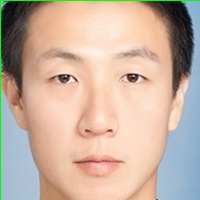
#> input picture YeragoClassifiaction/1face/Almonds/YH006_face.jpg, 200 x 200 px; its folder holds 4 pictures in this run
$ python dbn_module.py   (Python 2 division)
#> lines starting #> are read from the running program, lines starting #| are printed output that depends on the picture
### dbn_head.py
# -*- coding: utf-8 -*-
import numpy as np
import cPickle
import glob
import shutil
import csv
from logicLibrary import *

# open data and translate it as dictionary data type
# [5 lines left out: function unpickle, not called in this run]

# collect images <.jpg>file, in dir_path, and attach label if user wants
def collect_images(dict, dir_path, label_addition, label_name):
    images = glob.glob(dir_path + '/*.jpg')
    # add a new label and make a dictionary type list
    if label_addition is True:
        for image_dir in images:
            image = cv2.imread(image_dir)
            array = cvt_BGR_to_array(image, 32, 32)
            array = np.asarray(array)
            dict['data'].append(array)
            dict['labels'].append(label_name)
        return dict
    # return list of <.jpg> file list
    else:
        return images

# read images in the folder and seperate images to eyes, noses, mouth
# [170 lines left out: functions image_separation, move_items_to_folders, cvt_array_to_BGR, not called in this run]

def cvt_BGR_to_array(BGR, width, height):
    # BGR to RGB array
    array = []
    crop_image = cv2.resize(BGR, (width, height))
    # Save Red Color
    for row in range(width):
        for col in range(height):
            array.append(crop_image[row][col][2])
    # Save Green Color
    for row in range(width):
        for col in range(height):
            array.append(crop_image[row][col][1])
    # Save Blue Color
    for row in range(width):
        for col in range(height):
            array.append(crop_image[row][col][0])
    return array

# Save Dictonary to <filename.csv> file
# [6 lines left out: function save_dictionary, not called in this run]

# convert it to java dictonary type
def cvt_tastable_set(dict):
    data_train = np.vstack([dict['data']])
    labels_train = np.hstack([dict['labels']])
    return data_train, labels_train

### dbn_module.py
# -*- coding: utf-8 -*-
"""
    <Deep Belief Network in python>
    - url: http://www.pyimagesearch.com/2014/09/22/getting-started-deep-learning-python/
    - author: Jaehyun Ahn (jaehyunahn@sogang.ac.kr)
"""
from sklearn.metrics import classification_report
from sklearn.metrics import confusion_matrix
from sklearn import datasets
from nolearn.dbn import DBN
from dbn_head import *

print "Checking the data..."

"""
    <SEPARATION Eyes, Nose, Mouth>
     - separates target's facial features and save it to different folders
     - collect_images( dictonary, path, attach_label, label_name)
             if attach_label is True,
                return dictionary list of image files
             else
                return list of image files
    - image_separation(DIR)
            read image folder and detect & crop save into separate folder
"""
# [10 lines of commented-out code are left out]

"""
    <ADD LABEL and CONVERT IMAGES to ARRAY>
    - to use data for Deep, we have to change images to 32 x 32 image size and
        a single line nparray type.
    - data_list = {'data': 3(RGB) * 1024(32 x 32 size) single array's list,
                            'label': array's label }
            (files' length * 3072)
"""
# Itialize data set for line 39.
image_list = []
label_index = []
data_list = {'labels': label_index, 'data': image_list}

# Call collect_images and add a label
i = 0
train = data_list
# FACE
train = collect_images(
    dict=train,
    dir_path='./YeragoClassifiaction/1face/Almonds',
    label_addition=True,
    label_name=0)
#> in collect_images, image is the input picture: shape (200, 200, 3); mean B, G, R 160.4, 176.1, 199.4
#> in cvt_BGR_to_array, `crop_image = cv2.resize(BGR, (width, height))`:
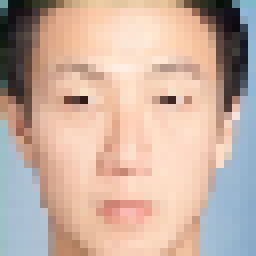
#> crop_image: shape (32, 32, 3) (shown 8 times larger); mean B, G, R 161.5, 175.3, 200.5
#> after the loop in cvt_BGR_to_array, `for row in range(width):`: array = 1024 values, max 255 at index 114, min 8 at index 1, mean 200.5
#> after the loop in cvt_BGR_to_array, `for row in range(width):`: array = 2048 values, max 255 at index 114, min 8 at index 1, mean 187.9
#> after the loop in cvt_BGR_to_array, `for row in range(width):`: array = 3072 values, max 255 at index 114, min 6 at index 2075, mean 179.1
#> pass 2 of the loop in collect_images, `for image_dir in images:`:
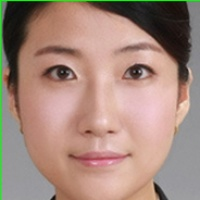
#> input picture YeragoClassifiaction/1face/Almonds/YH144_face.jpg, 200 x 200 px
#> in collect_images, image is the input picture: shape (200, 200, 3); mean B, G, R 124.6, 136.8, 164.9
#> in cvt_BGR_to_array (call 2), `crop_image = cv2.resize(BGR, (width, height))`:
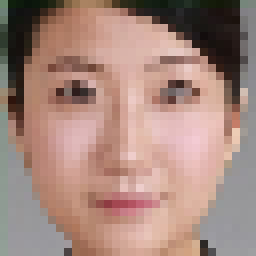
#> crop_image: shape (32, 32, 3) (shown 8 times larger); mean B, G, R 125, 135.1, 165.4
#> after the loop in cvt_BGR_to_array (call 2), `for row in range(width):`: array = 1024 values, max 243 at index 568, min 10 at index 3, mean 165.4
#> after the loop in cvt_BGR_to_array (call 2), `for row in range(width):`: array = 2048 values, max 243 at index 568, min 10 at index 3, mean 150.3
#> after the loop in cvt_BGR_to_array (call 2), `for row in range(width):`: array = 3072 values, max 243 at index 568, min 8 at index 2075, mean 141.9
#> pass 3 of the loop in collect_images, `for image_dir in images:`:
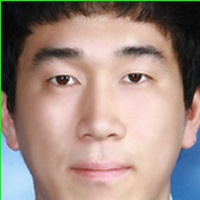
#> input picture YeragoClassifiaction/1face/Almonds/YH212_face.jpg, 200 x 200 px
#> in collect_images, image is the input picture: shape (200, 200, 3); mean B, G, R 130.6, 139.6, 160.1
#> in cvt_BGR_to_array (call 3), `crop_image = cv2.resize(BGR, (width, height))`:
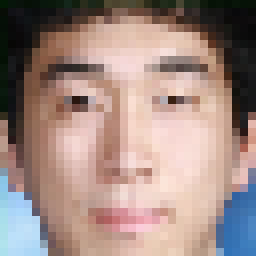
#> crop_image: shape (32, 32, 3) (shown 8 times larger); mean B, G, R 130.6, 137.6, 160.1
#> after the loop in cvt_BGR_to_array (call 3), `for row in range(width):`: array = 1024 values, max 252 at index 630, min 2 at index 0, mean 160.1
#> after the loop in cvt_BGR_to_array (call 3), `for row in range(width):`: array = 2048 values, max 252 at index 630, min 2 at index 0, mean 148.8
#> after the loop in cvt_BGR_to_array (call 3), `for row in range(width):`: array = 3072 values, max 252 at index 630, min 2 at index 0, mean 142.8
#> the loop made 4 passes; the first 3 are shown
#> train = 2 items
train = collect_images(
    dict=train,
    dir_path='./YeragoClassifiaction/1face/Circles',
    label_addition=True,
    label_name=1)
train = collect_images(
    dict=train,
    dir_path='./YeragoClassifiaction/1face/Ovals',
    label_addition=True,
    label_name=2)
train = collect_images(
    dict=train,
    dir_path='./YeragoClassifiaction/1face/Rectangles',
    label_addition=True,
    label_name=3)
train = collect_images(
    dict=train,
    dir_path='./YeragoClassifiaction/1face/Squares',
    label_addition=True,
    label_name=4)
train = collect_images(
    dict=train,
    dir_path='./YeragoClassifiaction/1face/Triangle_Diamonds',
    label_addition=True,
    label_name=5)
# EYES
train = collect_images(
    dict=train,
    dir_path='./YeragoClassifiaction/2eyes/Combination',
    label_addition=True,
    label_name=6)
train = collect_images(
    dict=train,
    dir_path='./YeragoClassifiaction/2eyes/Diagonal_down',
    label_addition=True,
    label_name=7)
train = collect_images(
    dict=train,
    dir_path='./YeragoClassifiaction/2eyes/Diagonal_up',
    label_addition=True,
    label_name=8)
train = collect_images(
    dict=train,
    dir_path='./YeragoClassifiaction/2eyes/Horizontal',
    label_addition=True,
    label_name=9)
# NOSES
train = collect_images(
    dict=train,
    dir_path='./YeragoClassifiaction/3noses/Curved',
    label_addition=True,
    label_name=10)
train = collect_images(
    dict=train,
    dir_path='./YeragoClassifiaction/3noses/Diagonal',
    label_addition=True,
    label_name=11)
train = collect_images(
    dict=train,
    dir_path='./YeragoClassifiaction/3noses/Horizontal_impression',
    label_addition=True,
    label_name=12)
train = collect_images(
    dict=train,
    dir_path='./YeragoClassifiaction/3noses/Straight',
    label_addition=True,
    label_name=13)
train = collect_images(
    dict=train,
    dir_path='./YeragoClassifiaction/3noses/Vertical_impression',
    label_addition=True,
    label_name=14)
# MOUTH
train = collect_images(
    dict=train,
    dir_path='./YeragoClassifiaction/3noses/Wavy',
    label_addition=True,
    label_name=15)
train = collect_images(
    dict=train,
    dir_path='./YeragoClassifiaction/4mouth/Combination',
    label_addition=True,
    label_name=16)
train = collect_images(
    dict=train,
    dir_path='./YeragoClassifiaction/4mouth/Curved',
    label_addition=True,
    label_name=17)
train = collect_images(
    dict=train,
    dir_path='./YeragoClassifiaction/4mouth/Diagonal_down',
    label_addition=True,
    label_name=18)
train = collect_images(
    dict=train,
    dir_path='./YeragoClassifiaction/4mouth/diagonal_up',
    label_addition=True,
    label_name=19)
train = collect_images(
    dict=train,
    dir_path='./YeragoClassifiaction/4mouth/Straight_Horizontal',
    label_addition=True,
    label_name=20)
# # Save dictionary to .csv file
# save_dictionary(dict=train, filename='traindata.csv')

"""
    <START TRAINING>
    - Referred from : http://goo.gl/GBYZvR
"""
# Collect Data
# dataset = unpickle('data_batch_1')
train['data'] = np.asarray(train['data'])
data_train, labels_train = cvt_tastable_set(train)
#> in cvt_tastable_set, `labels_train = np.hstack([dict['labels']])`: labels_train = [0, 0, 0, 0]
#> labels_train = [0, 0, 0, 0]
data_train = data_train.astype('float') / 255.
labels_train = labels_train

# Training Data
n_feat = data_train.shape[1]
#> n_feat = 3072
n_targets = labels_train.max() + 1
#> n_targets = 1
#> (the run stopped early here; a loop or call above may not have finished)
